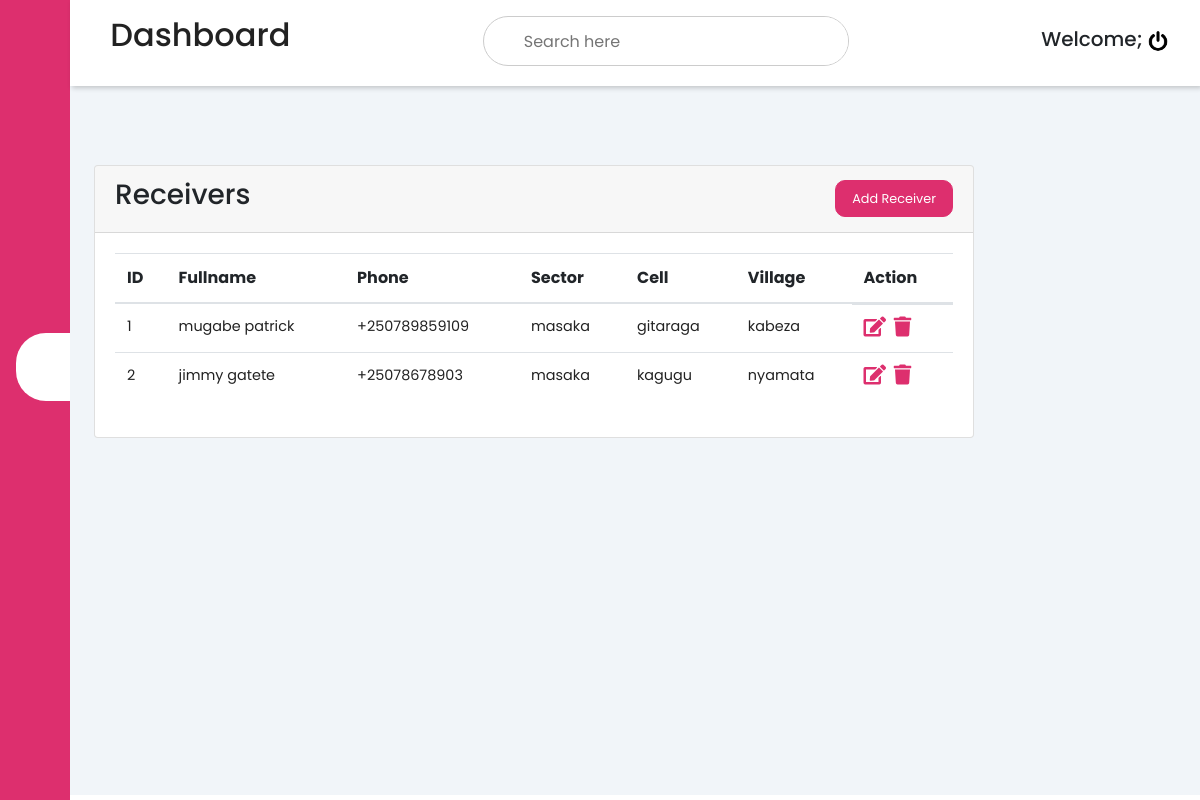
The app's page /receivers.php with its own data.
### tables this page shows
CREATE TABLE `receivers` (
  `id` int(10) NOT NULL,
  `fullname` varchar(100) NOT NULL,
  `phone` varchar(100) NOT NULL,
  `sector` varchar(100) NOT NULL,
  `cell` varchar(100) NOT NULL,
  `village` varchar(100) NOT NULL
);

### receivers.php (the view, shortened to what this page needs)
<?php
include('config.php');
?>
<!DOCTYPE html>
<html>
<head>
	<link rel="stylesheet" href="style.css">
	<link rel="stylesheet" href="https://maxst.icons8.com/vue-static/landings/line-awesome/line-awesome/1.3.0/css/line-awesome.min.css">
	<link href="https://use.fontawesome.com/releases/v5.0.6/css/all.css" rel="stylesheet">
	<link rel="stylesheet" href="https://maxcdn.bootstrapcdn.com/bootstrap/4.5.2/css/bootstrap.min.css">
</head>
<body>
	<div class="sidebar">
		<div class="sidebar-brand">
			<h3><span  class="las la-home"></span><span>BAHEZA SYSTEM</span></h2>
		</div>
		<div class="sidebar-menu">
			<ul>
				<li>
					<a href="dashboard.php"><span class="las la-igloo"></span><span>Dashboard</span></a>
				</li>
				<li>
					<a href="customers.php"><span class="las la-users"></span><span>Customers</span></a>
				</li>
				<li>
					<a href="invoices.php"><span class="las la-clipboard-list"></span><span>Invoices</span></a>
				</li>
				<li>
					<a href="debt.php"><span class="las la-shopping-bag"></span><span>Debts</span></a>
				</li>
				<li>
					<a href="receivers.php" class="active"><span class="las la-receipt"></span><span>Receivers</span></a>
				</li>
				<li>
					<a href="contact.php"><span class="las la-receipt"></span><span>Contacts</span></a>
				</li>
				<li>
					<a href="finance.php"><span class="las la-user-circle"></span><span>Finance</span></a>
				</li>
				<li>
					<a href="report.php"><span class="las la-clipboard-list"></span><span>Report</span></a>
				</li>
			</ul>
		</div>
	</div>
	<div class="main-content">
		<header>
			<div class="header-title">
				<h2>
					<label for="nav-toggle">
						<span class="las la-bars"></span>
					</label>
					Dashboard
				</h2>
				<div class="search-wrapper">
					<input type="search" name="" placeholder="Search here" />
				</div>
				<div class="user-wrapper">
					<div>
						<h5>
							Welcome;
							<a href="logout.php"><img src="power.png" style="height:20px"></a>
						</h5>
				</div>
			</div>
		</header>
		<main>
		<div class="recent-grid">
				<div class="projects">
					<div class="card"  style="width:55rem;">
						<div class="card-header">
							<h3>Receivers</h3>
							<button data-toggle="modal" data-target="#exampleModal">Add Receiver <span class="las la-arrow-right"></span></button>
						</div>
						<div class="card-body">
							<div class="table-responsive">
							<table class="table">
								<thead>
									<tr>
										<th>ID</th>
										<th>Fullname</th>
										<th>Phone</th>
										<th>Sector</th>
										<th>Cell</th>
										<th>Village</th>
										<th>Action</th>
									</tr>
								</thead>
								<tbody>
								<?php $query=mysqli_query($con,"select * from receivers");
								$cnt=1;
								while($row=mysqli_fetch_array($query))
								{
								?>
									<tr>
										<td><?php echo htmlentities($cnt);?></td>
										<td><?php echo htmlentities($row['fullname']);?></td>
										<td><?php echo htmlentities($row['phone']);?></td>
										<td><?php echo htmlentities($row['sector']);?></td>
										<td><?php echo htmlentities($row['cell']);?></td>
										<td><?php echo htmlentities($row['village']);?></td>
										<td>
											<a href=""><i class="fas fa-edit" style="font-size:20px;color:#DD2F6E;"></i></a>&nbsp;&nbsp;
											<a href="receivers.php?id=<?php echo $row['id']?>&del=delete" onClick="return confirm('Are you sure you want to delete?')"><i class="fas fa-trash" style="font-size:20px;color:#DD2F6E;"></i></a>&nbsp;&nbsp;
										</td>
									</tr>
								<?php $cnt=$cnt+1; } ?>
								</tbody>
							</table>
						</div>
					</div>
				</div>
				</div>
			</div>
			</main>
	</div>
</body>
</html>

### style.css (style rules this page uses)
:root { --main-color: #DD2F6E; --color-dark: #1D2231; --text-gray: #8390A2; }
* { padding: 0; margin: 0; box-sizing: border-box; list-style-type: none; text-decoration: none; font-family: 'Poppins', sans-serif; }
.sidebar { width: 345px; position: fixed; left: 0; top: 0; height: 100%; background: var(--main-color); z-index: 100; transition: width 300ms; }
.sidebar-brand { height: 90px; padding: 1rem 0rem 1rem 2rem; color: #fff; }
.sidebar-menu { margin-top: 1rem; }
.sidebar-menu li { width: 100%; margin-bottom: 1.3rem; padding-left: 2rem; }
.sidebar-menu a { padding-left: 1rem; display: block; color: #fff; font-size: 1.1rem; }
.sidebar-menu a.active { background: #fff; padding: 1rem; padding-bottom: 1rem; color: var(--main-color); border-radius: 30px 0px 0px 30px; }
.sidebar-menu a span:first-child { font-size: 1.5rem; padding-right: 1rem; }
.main-content { transition: margin-left 300ms; margin-left: 345px; }
.header-title { background: #fff; display: flex; justify-content: space-between; padding: 1rem; box-shadow: 2px 2px 5px rgba(0, 0, 0, 0.2); position: fixed; left: 345px; width: calc(100% - 345px); top: 0; z-index: 100; transition: left 300ms; }
.header-title h2 { color: #222; }
.header-title span { font-size: 1.7rem; padding-right: 1rem; }
.search-wrapper { border: 1px solid #ccc; border-radius: 30px; height: 50px; display: flex; align-items: center; overflow: hidden; }
.search-wrapper input { height: 100%; padding: .5rem; border: none; outline: none; }
.user-wrapper { display: flex; align-items: center; }
.user-wrapper img { border-radius: 50%; margin-right: 1rem; }
main { margin-top: 85px; padding: 2rem 1.5rem; background: #f1f5f9; min-height: calc(100vh - 90px); }
.recent-grid { margin-top: 3rem; display: grid; grid-gap: 2rem; grid-template-columns: 70% auto; }
.card { background: #fff; border-radius: 5px; }
.card-header, .card-body { padding: 1rem; }
.card-header { display: flex; justify-content: space-between; align-items: center; border-bottom: 1px solid #f0f0f0; }
.card-header button { background: var(--main-color); border-radius: 10px; color: #fff; font-size: .8rem; padding: .5rem 1rem; border: 1px solid var(--main-color); }
table { border-collapse: collapse; }
thead tr { border-top: 1px solid #f0f0f0; border-bottom: 1px solid #f0f0f0; }
td { padding: .5rem 1rem; font-size: .9rem; color: #222; }
tr td:last-child { display: flex; align-items: center; }
.table-responsive { width: 100%; overflow-x: auto; }
@media only screen and (max-width: 1200px) { .sidebar { width: 70px; } }
@media only screen and (max-width: 1200px) { .sidebar .sidebar-brand, .sidebar li { padding-left: 1rem; text-align: center; } }
@media only screen and (max-width: 1200px) { .sidebar li a { padding-left: 0rem; } }
@media only screen and (max-width: 1200px) { .main-content { margin-left: 70px; } }
@media only screen and (max-width: 1200px) { .main-content .header-title { width: calc(100% - 70px); left: 70px; } }

### records on screen
receivers: fullname "mugabe patrick", phone "+250789859109", sector "masaka", cell "gitaraga", village "kabeza"
receivers: fullname "jimmy gatete", phone "+25078678903", sector "masaka", cell "kagugu", village "nyamata"
